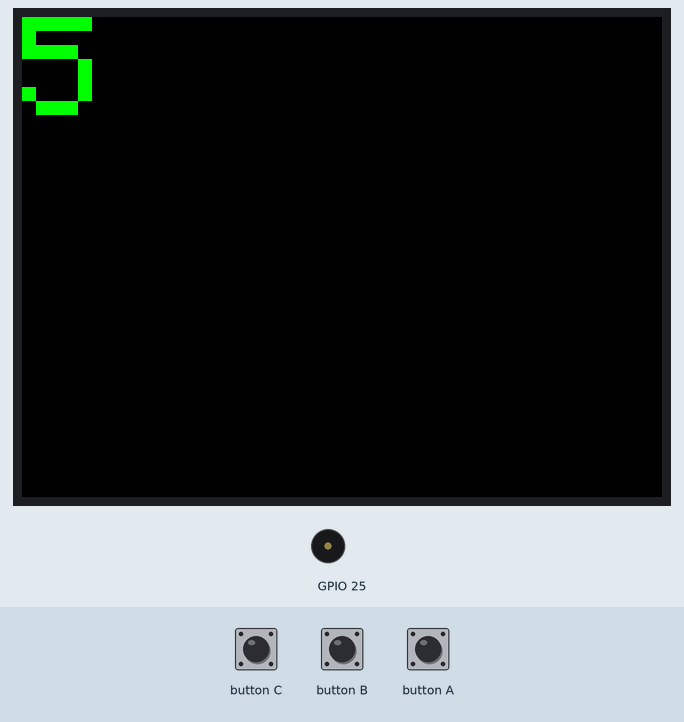
This sketch was run on a simulated ESP32. On the bench: 320×240 colour display, buzzer (waves = sounding). Inputs (shaded band) come from the test bench.

Above: at 1.4 s.
1.5 s: button A pressed for 0.15 s
At 4.43 s:
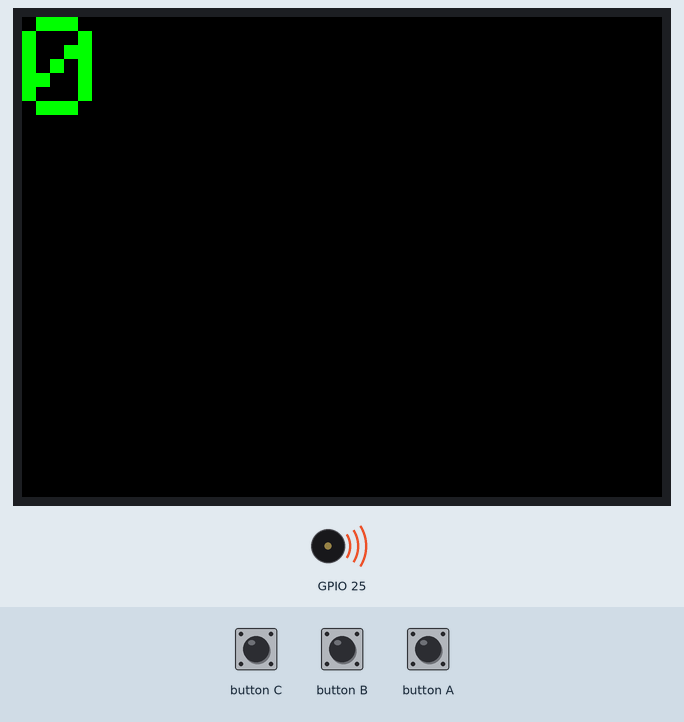
4.6 s: button C pressed for 0.15 s
At 5.8 s:
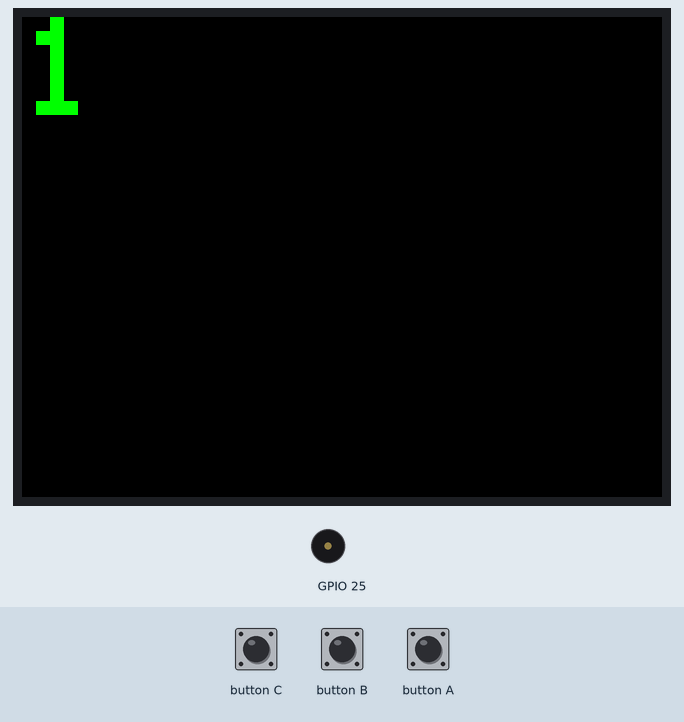
6.2 s: button B pressed for 0.15 s
At 7.0 s:
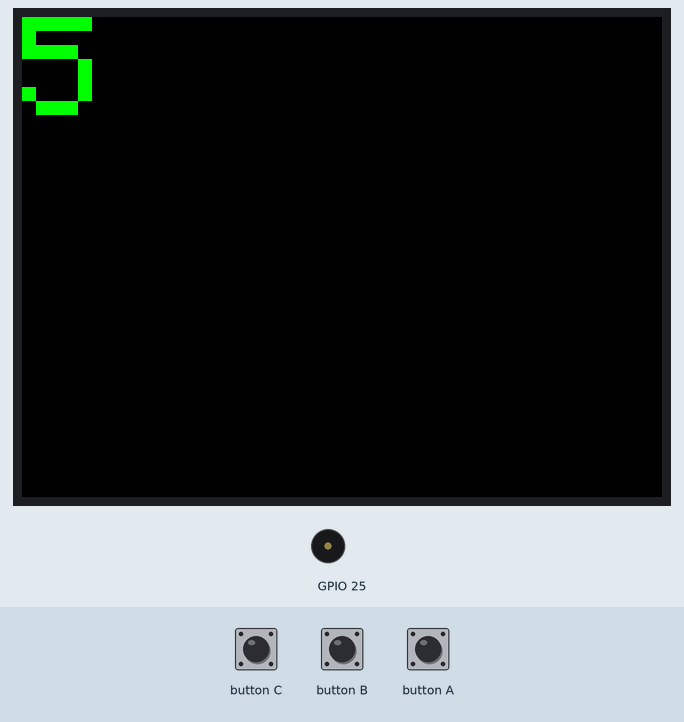
7.8 s: button C pressed for 1 s
At 8.2 s:
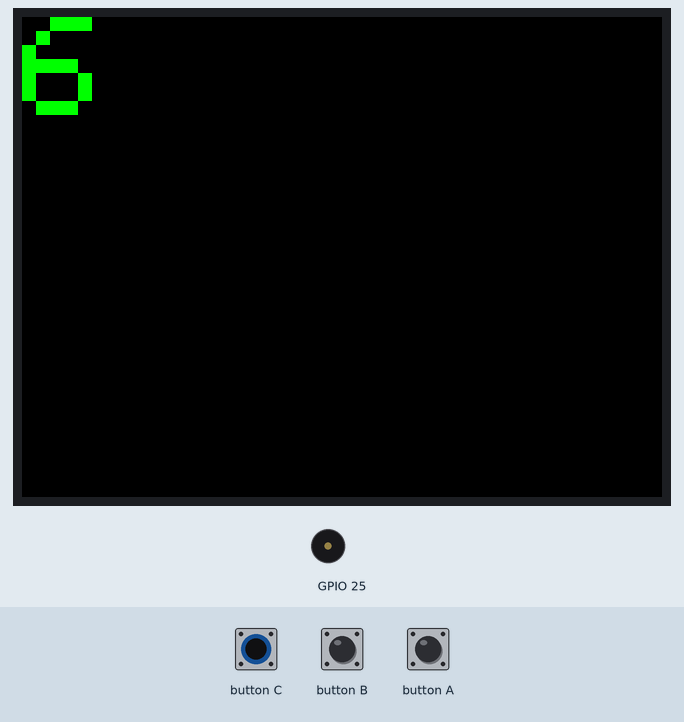
10.3 s: button A pressed for 1 s
At 14.8 s:
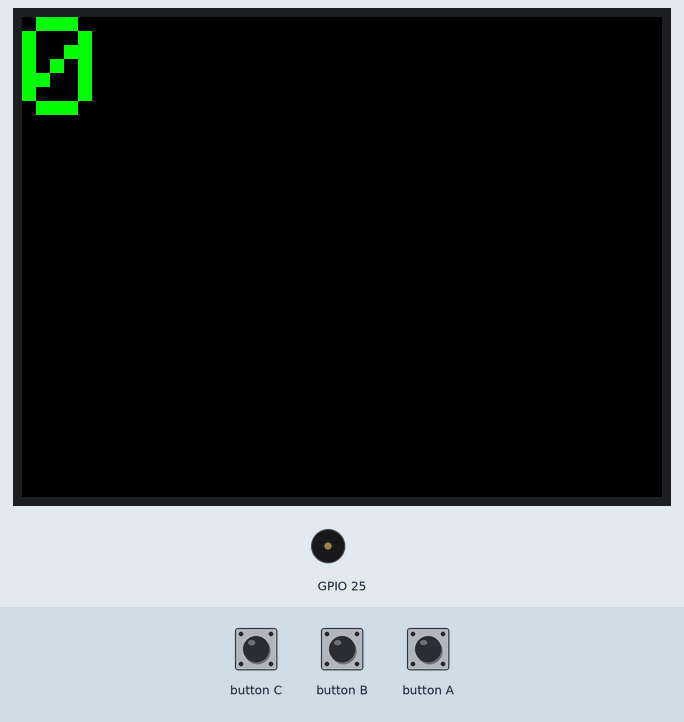
Timing chart, 0 to 15.3 s (numbered marks = the images above; inputs shaded):
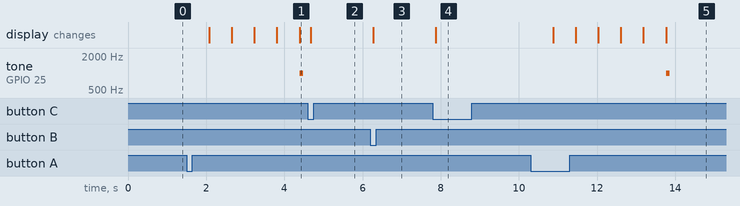

The sketch:

test2.ino
```cpp
#include <M5Stack.h>
int count = 5;
void setup() {
  M5.begin();
  M5.Speaker.setVolume(4);
  M5.Lcd.setTextSize(10);
  M5.Lcd.setTextColor(GREEN);
  display(count);
}

void loop() {
  M5.update();
  if (M5.BtnA.wasPressed()) {
    while (count != 0) {
      delay(500);
      count--;
      display(count);
    }
    M5.Speaker.beep();
  } else if (M5.BtnB.wasPressed()) {
    count = 5;
    display(count);
  } else if (M5.BtnC.wasPressed()) {
    if (count < 10) {
      count++;
      display(count);
    } else {
      M5.Speaker.beep();
    }
  }
}

void display(int c) {
  M5.Lcd.clear();
  M5.Lcd.setCursor(0, 0);
  M5.Lcd.print(c);
}
```

Measured:
- after the input at 1.5 s, tone on GPIO 25: silent → 1000 Hz after 2.9 s, → silent 0.10 s later; the display: first changes after 0.58 s (image 1 shows a later state)
- after the input at 4.6 s, the display: changes after 0.08 s (image 2)
- after the input at 6.2 s, the display: changes after 0.08 s (image 3)
- after the input at 7.8 s, the display: changes after 0.08 s (image 4)
- after the input at 10.3 s, tone on GPIO 25: silent → 1000 Hz after 3.5 s, → silent 0.10 s later; the display: first changes after 0.58 s (image 5 shows a later state)
